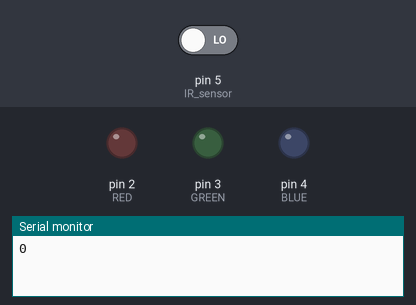
A sketch run on a simulated Arduino Uno, built with avr-gcc and run on an emulated ATmega328P. On the bench: output pins drawn as LEDs (lit = HIGH), the last lines printed to the serial monitor. Inputs (shaded band) come from the test bench; at power-on: pin 5 (IR_sensor) LOW.

Above: at 0.05 s.
At 1.2 s:
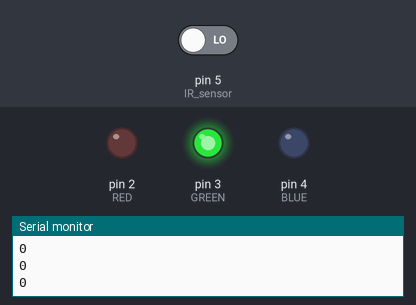
1.3 s: pin 5 (IR_sensor) driven HIGH
At 2.3 s:
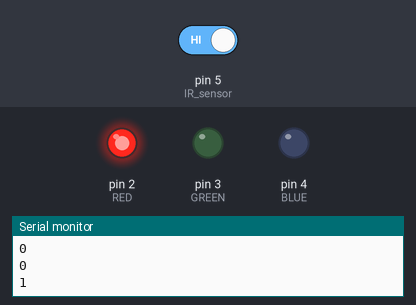
Timing chart, 0 to 4.3 s (numbered marks = the images above; inputs shaded):
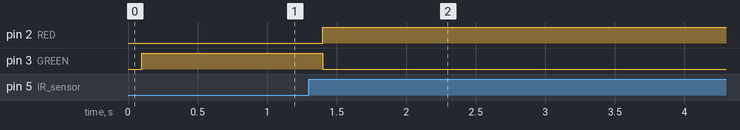

Measured:
- after the input at 1.3 s, pin 2 (RED): LOW → HIGH after 0.10 s; pin 3 (GREEN): HIGH → LOW after 0.10 s

The sketch:

code.ino
```cpp
void setup()
{
pinMode(2,OUTPUT); //RED
pinMode(3,OUTPUT); //GREEN
pinMode(4,OUTPUT); //BLUE
pinMode(5,INPUT);  //IR sensor
Serial.begin(9600);
}

void loop()
{
  int a= digitalRead(5);
  Serial.println(a);
  delay(100);

  digitalWrite(2,LOW); //RED off
  digitalWrite(3,HIGH); //GREEN on by default
  digitalWrite(4,LOW); //BLUE off

  if(a==1)
  {
    digitalWrite(3,LOW);
    digitalWrite(4,LOW);

       for(int i=0; i<20; i++)
         {
            digitalWrite(2,HIGH);
            delay(1000);
         }
     digitalWrite(2,LOW);
  }
}
```
